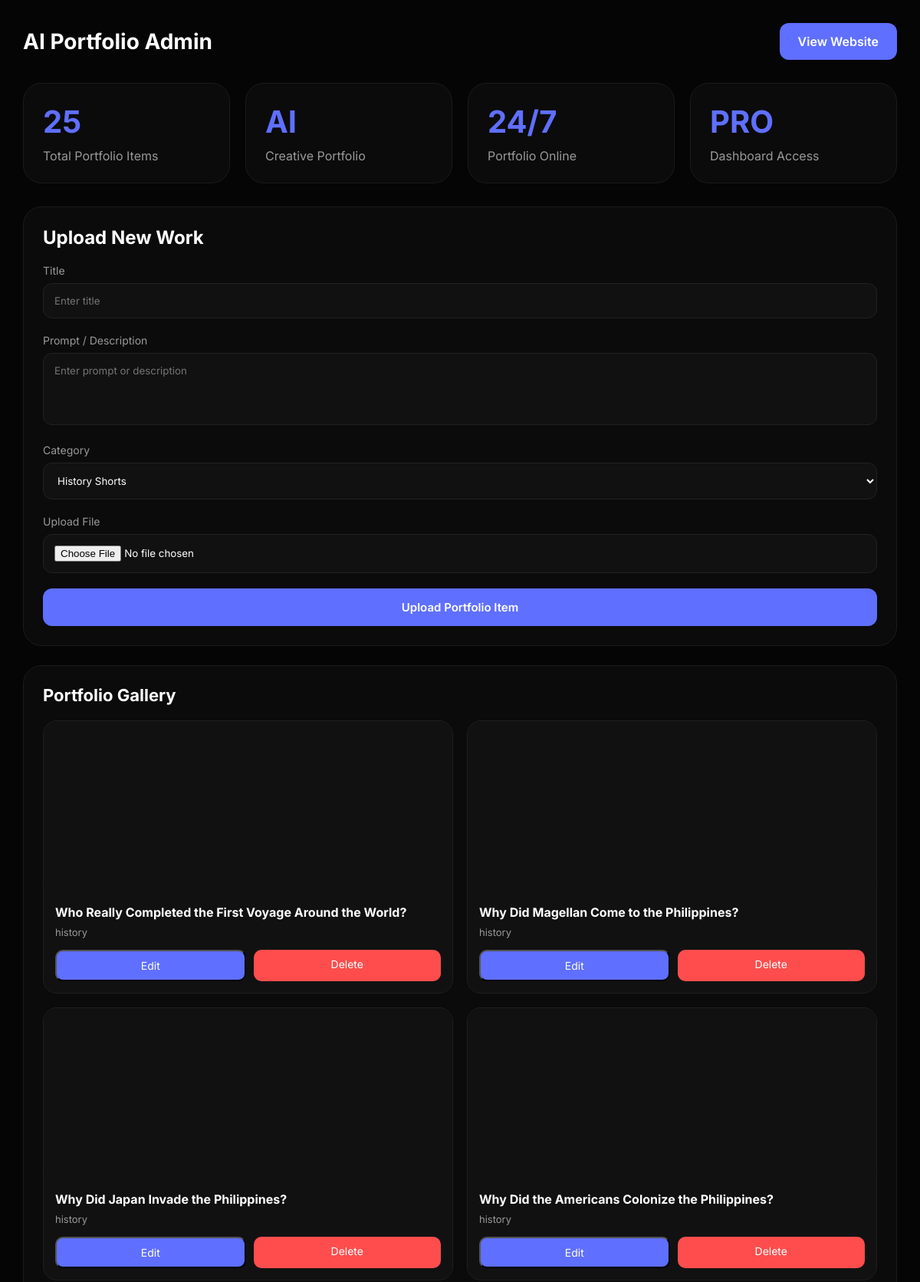
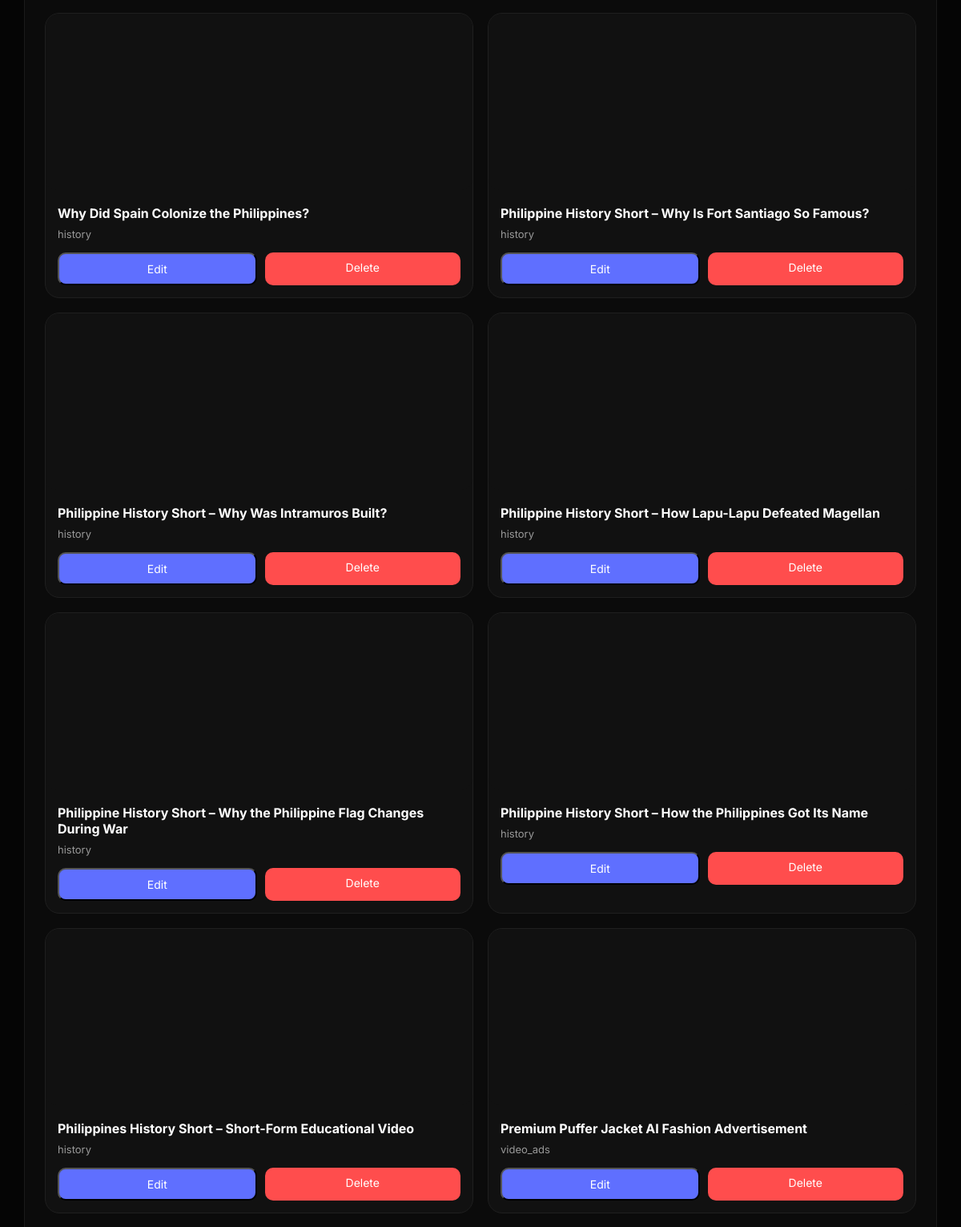
/admin (signed in, upper part), run on the app's committed database (2 pictures, top to bottom).
### tables this page shows
CREATE TABLE portfolio (
    id INTEGER PRIMARY KEY AUTOINCREMENT,
    title TEXT NOT NULL,
    category TEXT NOT NULL,
    file_name TEXT NOT NULL,
    file_type TEXT DEFAULT 'image',
    description TEXT,
    created_at TIMESTAMP DEFAULT CURRENT_TIMESTAMP
);

### app.py (the view)
@app.route("/admin")
def admin():
    if "admin" not in session:
        return redirect("/login")
    conn = get_db()
    cursor = conn.cursor()
    cursor.execute("""
        SELECT * FROM portfolio
        ORDER BY id DESC
    """)
    items = cursor.fetchall()
    conn.close()
    return render_template(
        "admin.html",
        items=items
    )

### app.py (called while the page is built)
def get_db():
    return sqlite3.connect("database.db")

### templates/admin.html (shortened to what this page needs)
<!DOCTYPE html>
<html lang="en">
<head>
<link rel="stylesheet" href="{{ url_for('static', filename='css/admin.css') }}">
</head>
<body>
<div class="container">
<div class="header">
<div class="logo">
AI Portfolio Admin
</div>
<a href="/" class="website-btn">
View Website
</a>
</div>
<div class="stats">
<div class="stat-card">
<h2>{{ items|length }}</h2>
<p>Total Portfolio Items</p>
</div>
<div class="stat-card">
<h2>AI</h2>
<p>Creative Portfolio</p>
</div>
<div class="stat-card">
<h2>24/7</h2>
<p>Portfolio Online</p>
</div>
<div class="stat-card">
<h2>PRO</h2>
<p>Dashboard Access</p>
</div>
</div>
<div class="main">
<div class="upload-card">
<h2>Upload New Work</h2>
<form method="POST"
action="/admin/upload"
enctype="multipart/form-data">
<label>Title</label>
<input
type="text"
name="title"
placeholder="Enter title"
required>
<label>Prompt / Description</label>
<textarea
    name="description"
    placeholder="Enter prompt or description"
    rows="4"
    style="width:100%; padding:14px; background:#111; border:1px solid #222; border-radius:12px; color:white; margin-bottom:20px; resize:none;">
</textarea>
<label>Category</label>
<select name="category" required>
    <option value="history">History Shorts</option>
</select>
<label>Upload File</label>
<input
type="file"
name="file"
required>
<button
type="submit"
class="upload-btn">
Upload Portfolio Item
</button>
</form>
</div>
<div class="gallery-card">
<div class="gallery-header">
<h2>Portfolio Gallery</h2>
</div>
{% if items %}
<div class="gallery-grid">
{% for item in items %}
<div class="work-card">
{% if item[4] == "image" %}
<img
    src="{{ url_for('static', filename='uploads/' + item[3]) }}"
    alt="{{ item[1] }}">
{% else %}
<video
    class="admin-video"
    muted
    autoplay
    loop
    playsinline>
    <source
        src="{{ url_for('static', filename='uploads/' + item[3]) }}"
        type="video/mp4">
</video>
{% endif %}
<div class="work-content">
<h3>{{ item[1] }}</h3>
<p>{{ item[2] }}</p>
<div class="actions">
    <button
    type="button"
    class="edit-btn"
    data-id="{{ item[0] }}"
    data-title="{{ item[1] }}"
    data-category="{{ item[2] }}"
    data-description="{{ item[5] or '' }}"
    onclick="openEditModal(this)">
    Edit
</button>
    <a
        href="/delete/{{ item[0] }}"
        class="delete-btn"
        onclick="return confirm('Delete this item?')">
        Delete
    </a>
</div>
</div>
</div>
{% endfor %}
</div>
{% else %}
<div class="empty">
No portfolio items uploaded yet.
</div>
{% endif %}
</div>
</div>
</div>
</body>
</html>

### static/css/admin.css (style rules this page uses)
* { margin:0; padding:0; box-sizing:border-box; font-family:'Inter',sans-serif; }
body { background:#050505; color:#fff; padding:30px; }
.container { max-width:1400px; margin:auto; }
.header { display:flex; justify-content:space-between; align-items:center; margin-bottom:30px; }
.logo { font-size:28px; font-weight:700; }
.website-btn { padding:14px 24px; background:#5f6fff; border-radius:12px; color:white; text-decoration:none; font-weight:600; }
.stats { display:grid; grid-template-columns:repeat(4,1fr); gap:20px; margin-bottom:30px; }
.stat-card { background:#0b0b0b; border:1px solid #1b1b1b; border-radius:24px; padding:25px; }
.stat-card h2 { font-size:40px; color:#5f6fff; margin-bottom:10px; }
.stat-card p { color:#999; }
.main { display:grid; grid-template-columns:350px 1fr; gap:25px; }
.upload-card { background:#0b0b0b; border:1px solid #1b1b1b; border-radius:24px; padding:25px; height:fit-content; }
.upload-card h2 { margin-bottom:20px; }
.upload-card label { display:block; margin-bottom:8px; color:#999; font-size:14px; }
.upload-card input, .upload-card select { width:100%; padding:14px; background:#111; border:1px solid #222; border-radius:12px; color:white; margin-bottom:20px; }
.upload-btn { width:100%; padding:15px; border:none; background:#5f6fff; border-radius:12px; color:white; font-size:15px; cursor:pointer; font-weight:600; }
.gallery-card { background:#0b0b0b; border:1px solid #1b1b1b; border-radius:24px; padding:25px; }
.gallery-header { display:flex; justify-content:space-between; align-items:center; margin-bottom:20px; }
.gallery-header h2 { font-size:22px; }
.gallery-grid { display:grid; grid-template-columns:repeat(4,1fr); gap:18px; }
.work-card { background:#111; border:1px solid #1f1f1f; border-radius:18px; overflow:hidden; transition:.3s; }
.work-content { padding:15px; }
.work-content h3 { font-size:16px; margin-bottom:8px; }
.work-content p { font-size:13px; color:#999; margin-bottom:15px; }
.actions { display:flex; gap:10px; }
.edit-btn { flex:1; text-align:center; background:#5f6fff; padding:10px; border-radius:10px; text-decoration:none; color:white; font-size:14px; }
.delete-btn { flex:1; text-align:center; background:#ff4d4d; padding:10px; border-radius:10px; text-decoration:none; color:white; font-size:14px; }
@media (max-width:1200px) { .gallery-grid { grid-template-columns:repeat(2,1fr); } }
@media (max-width:1200px) { .main { grid-template-columns:1fr; } }
.admin-video { width:100%; height:220px; object-fit:cover; border-radius:14px; background:#111; }

### data on the page
portfolio: title "Who Really Completed the First Voyage Around the World?", category "history"
portfolio: title "Why Did Magellan Come to the Philippines?", category "history"
portfolio: title "Why Did Japan Invade the Philippines?", category "history"
portfolio: title "Why Did the Americans Colonize the Philippines?", category "history"
portfolio: title "Why Did Spain Colonize the Philippines?", category "history"
portfolio: title "Philippine History Short – Why Is Fort Santiago So Famous?", category "history"
portfolio: title "Philippine History Short – Why Was Intramuros Built?", category "history"
portfolio: title "Philippine History Short – How Lapu-Lapu Defeated Magellan", category "history"
portfolio: title "Philippine History Short – Why the Philippine Flag Changes During War", category "history"
portfolio: title "Philippine History Short – How the Philippines Got Its Name", category "history"
portfolio: title "Philippines History Short – Short-Form Educational Video", category "history"
portfolio: title "Premium Puffer Jacket AI Fashion Advertisement", category "video_ads"

### other printed values
{{ items|length }} "25"
